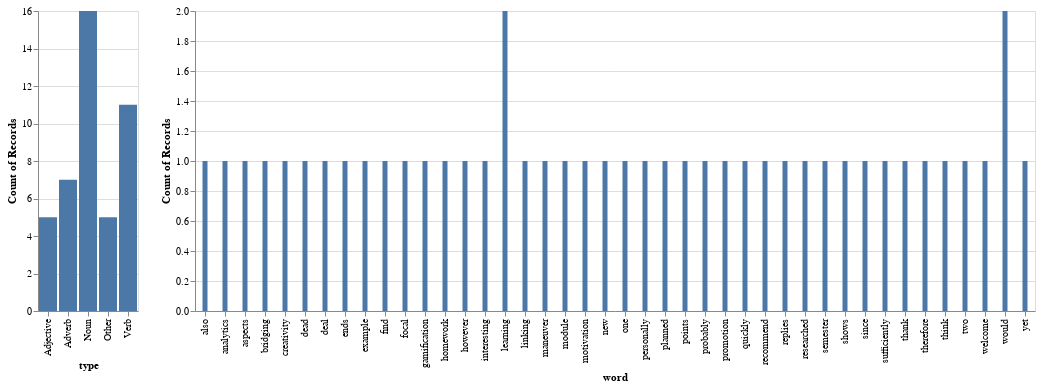

Notebook code cell kept with this figure:
### Code cell
df = pd.DataFrame({"word": words, "type": types })
selection = alt.selection_point(fields=['type']) #type="multi"

base = alt.Chart(df)

chart1 = base.mark_bar().encode(
  x = alt.Y('type:N'),
  y = alt.X('count()'),
  opacity=alt.condition(selection, alt.value(1), alt.value(.25)),
).add_params(selection)

chart2 = base.mark_bar(width=5).encode(
  x = alt.X('word:N'),
  y = alt.Y('count()'),
).transform_filter(selection)

chart1 | chart2

### Figure 1 — Vega-Lite specification as saved in the notebook (floating-point values rounded to 4 significant figures)
{"config": {"view": {"continuousWidth": 300, "continuousHeight": 300}}, "hconcat": [{"mark": {"type": "bar"}, "encoding": {"opacity": {"condition": {"param": "param_5", "value": 1}, "value": 0.25}, "x": {"field": "type", "type": "nominal"}, "y": {"aggregate": "count", "type": "quantitative"}}, "name": "view_5"}, {"mark": {"type": "bar", "width": 5}, "encoding": {"x": {"field": "word", "type": "nominal"}, "y": {"aggregate": "count", "type": "quantitative"}}, "transform": [{"filter": {"param": "param_5"}}]}], "data": {"name": "data-96c3dfddc60d99a58506131741da94c2"}, "params": [{"name": "param_5", "select": {"type": "point", "fields": ["type"]}, "views": ["view_5"]}], "$schema": "https://vega.github.io/schema/vega-lite/v5.8.0.json", "datasets": {"data-96c3dfddc60d99a58506131741da94c2": [{"word": "therefore", "type": "Verb"}, {"word": "personally", "type": "Adverb"}, {"word": "welcome", "type": "Adjective"}, {"word": "new", "type": "Adjective"}, {"word": "semester", "type": "Noun"}, {"word": "thank", "type": "Noun"}, {"word": "replies", "type": "Noun"}, {"word": "find", "type": "Verb"}, {"word": "interesting", "type": "Adjective"}, {"word": "planned", "type": "Verb"}, {"word": "bridging", "type": "Noun"}, {"word": "learning", "type": "Verb"}, {"word": "analytics", "type": "Noun"}, {"word": "gamification", "type": "Noun"}, {"word": "also", "type": "Adverb"}, {"word": "shows", "type": "Verb"}, {"word": "creativity", "type": "Noun"}, {"word": "however", "type": "Adverb"}, {"word": "would", "type": "Other"}, {"word": "recommend", "type": "Verb"}, {"word": "deal", "type": "Verb"}, {"word": "one", "type": "Other"}, {"word": "two", "type": "Other"}, {"word": "focal", "type": "Adjective"}, {"word": "points", "type": "Noun"}, {"word": "example", "type": "Noun"}, {"word": "promotion", "type": "Noun"}, {"word": "learning", "type": "Verb"}, {"word": "motivation", "type": "Noun"}, {"word": "since", "type": "Other"}, {"word": "linking", "type": "Noun"}, {"word": "aspects", "type": "Noun"}, {"word": "yet", "type": "Adverb"}, {"word": "sufficiently", "type": "Adverb"}, {"word": "researched", "type": "Verb"}, {"word": "module", "type": "Noun"}, {"word": "homework", "type": "Noun"}, {"word": "would", "type": "Other"}, {"word": "probably", "type": "Adverb"}, {"word": "quickly", "type": "Adverb"}, {"word": "maneuver", "type": "Verb"}, {"word": "dead", "type": "Adjective"}, {"word": "ends", "type": "Noun"}, {"word": "think", "type": "Verb"}]}}
